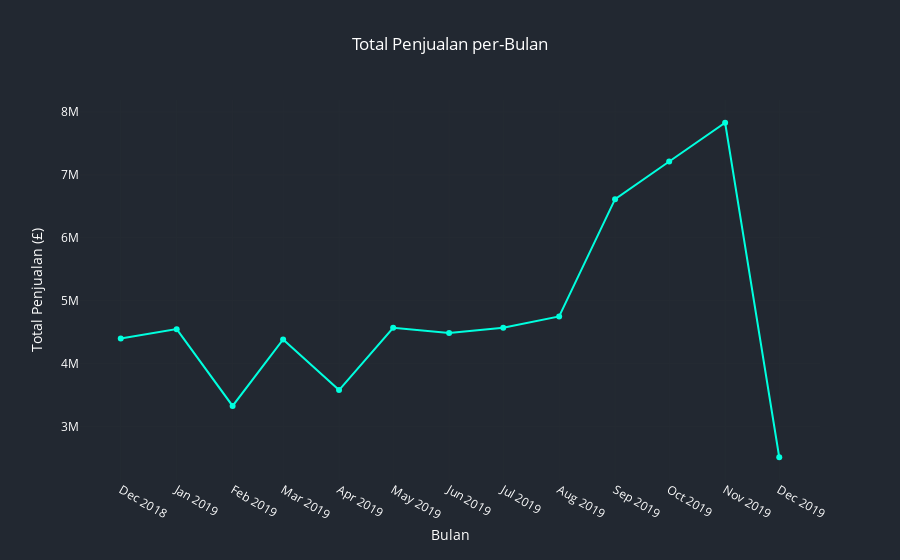

Notebook source saved alongside this figure:
### Code cell
timeseries = df_cleaned.copy()
timeseries['Date'] = pd.to_datetime(timeseries['Date'])
timeseries['Total'] = timeseries['Price'] * timeseries['Quantity']
timeseries['Month'] = timeseries['Date'].dt.to_period('M').dt.to_timestamp()
total_bulanan = timeseries.groupby('Month')['Total'].sum().reset_index()

fig = px.line(
    total_bulanan,
    x='Month',
    y='Total',
    title='Total Penjualan per-Bulan',
    labels={'Month': 'Bulan', 'Total': 'Total Penjualan (£)'},
    markers=True
)

fig.update_traces(line=dict(color='#00FFDE'), marker=dict(color='#00FFDE'))
fig.update_layout(
    plot_bgcolor='#222831',
    paper_bgcolor='#222831',
    font_color='white',
    title={'text': 'Total Penjualan per-Bulan','x': 0.5,'xanchor': 'center'},
    xaxis=dict(tickmode='linear', dtick='M1')
    )

### Figure 1 — Plotly figure (JSON) as saved in the notebook; plotly's stock layout.template omitted (floating-point values rounded to 4 significant figures)
{"data": [{"hovertemplate": "Bulan=%{x}<br>Total Penjualan (£)=%{y}<extra></extra>", "legendgroup": "", "line": {"color": "#00FFDE", "dash": "solid"}, "marker": {"color": "#00FFDE", "symbol": "circle"}, "mode": "lines+markers", "name": "", "orientation": "v", "showlegend": false, "type": "scatter", "x": ["2018-12-01T00:00:00", "2019-01-01T00:00:00", "2019-02-01T00:00:00", "2019-03-01T00:00:00", "2019-04-01T00:00:00", "2019-05-01T00:00:00", "2019-06-01T00:00:00", "2019-07-01T00:00:00", "2019-08-01T00:00:00", "2019-09-01T00:00:00", "2019-10-01T00:00:00", "2019-11-01T00:00:00", "2019-12-01T00:00:00"], "xaxis": "x", "y": [4398000.0, 4548000.0, 3327000.0, 4385000.0, 3579000.0, 4570000.0, 4486000.0, 4571000.0, 4750000.0, 6614000.0, 7212000.0, 7828000.0, 2512000.0], "yaxis": "y"}], "layout": {"font": {"color": "white"}, "legend": {"tracegroupgap": 0}, "paper_bgcolor": "#222831", "plot_bgcolor": "#222831", "title": {"text": "Total Penjualan per-Bulan", "x": 0.5, "xanchor": "center"}, "xaxis": {"anchor": "y", "domain": [0, 1], "dtick": "M1", "tickmode": "linear", "title": {"text": "Bulan"}}, "yaxis": {"anchor": "x", "domain": [0, 1], "title": {"text": "Total Penjualan (£)"}}}}
